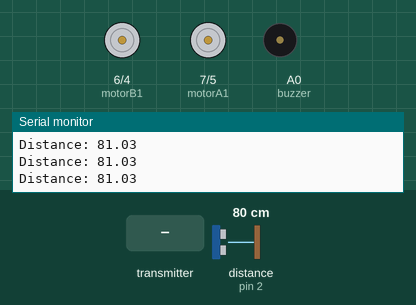
Recording of a sketch running on a simulated Arduino Uno, built with avr-gcc and run on an emulated ATmega328P. Parts: motor-driver pin pairs drawn as motors (green arrow = first pin HIGH = forward, orange = second pin HIGH = backward, longer = more drive), buzzer (waves = sounding, pin HIGH), the last lines printed to the serial monitor. Wiring (inferred from the names in the program): ultrasonic range finder: trigger pin 3; echo pin 2. The inputs (shaded band) are chosen by the test bench; at power-on: distance to the obstacle (sensor on pin 2) 80 cm. The echo pulse lasts 58.3 µs per cm; no radio packets arrive unless stated; pins used as bus, display or sensor lines are not drawn.

Above: at 1.2 s.
1.3 s: distance to the obstacle (sensor on pin 2) set to 21 cm
2.8 s: distance to the obstacle (sensor on pin 2) set to 17 cm
At 2.92 s:
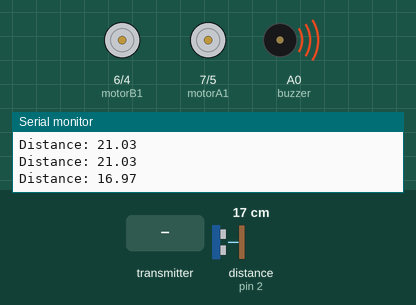
5.8 s: distance to the obstacle (sensor on pin 2) set to 120 cm
At 7.0 s:
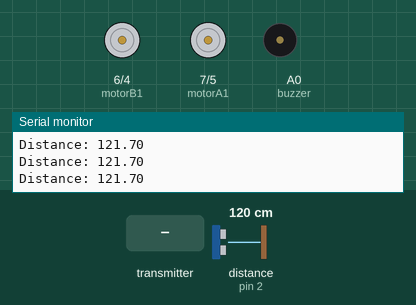
7.3 s: the transmitter starts sending xAxis = 256
At 8.3 s:
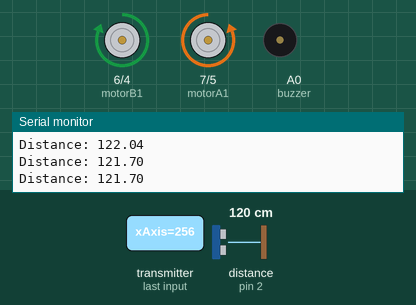
8.8 s: distance to the obstacle (sensor on pin 2) set to 2 cm
At 8.92 s:
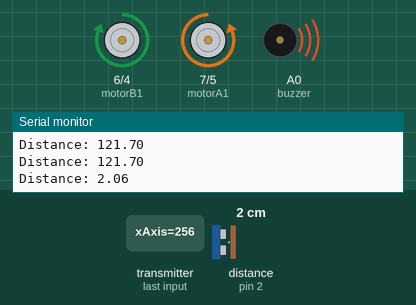
11.8 s: distance to the obstacle (sensor on pin 2) set to 250 cm
At 13.3 s:
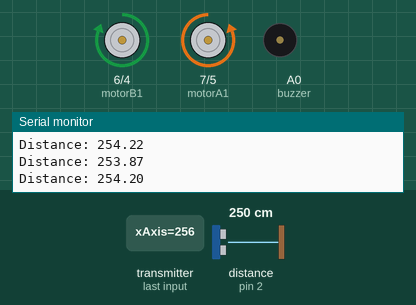
Timing chart, 0 to 14.4 s (numbered marks = the images above; inputs shaded):
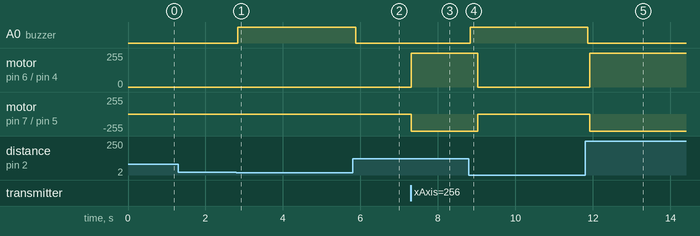

Measured:
- the behaviour switches between 20 and 19 cm on distance to the obstacle (sensor on pin 2) (found by bisection; images 0 and 1)
- after the input at 2.8 s, A0 (buzzer): LOW → HIGH at once
- after the input at 5.8 s, A0 (buzzer): HIGH → LOW after 0.07 s instead of 1.5 s
- after the input at 7.3 s, motor on pin 6 (motorB1) / pin 4 (motorB2): stopped → forward 255/255 at once; motor on pin 7 (motorA1) / pin 5 (motorA2): stopped → backward 255/255 at once
- after the input at 8.8 s, A0 (buzzer): LOW → HIGH at once; motor on pin 6 (motorB1) / pin 4 (motorB2): forward 255/255 → stopped after 0.23 s; motor on pin 7 (motorA1) / pin 5 (motorA2): backward 255/255 → stopped after 0.23 s
- after the input at 11.8 s, A0 (buzzer): HIGH → LOW after 0.07 s; motor on pin 6 (motorB1) / pin 4 (motorB2): stopped → forward 255/255 after 0.12 s; motor on pin 7 (motorA1) / pin 5 (motorA2): stopped → backward 255/255 after 0.12 s

The sketch:

CAR.ino
```cpp
/********************************************************************************************************
    Arduino project code for Obstacle Detection Mobile Robot with control of it via motion of body part
                              --- Receiver Code (Mobile Robot Code) ---
                                        Ali Aydın KÜÇÜKÇÖLLÜ
                                        Oğuzhan ÜNLÜ
                                        Efe KURDOĞLU
 *******************************************************************************************************/


#include <SPI.h>                                    // Adds the SPI library to communication with nRF24L01 modules.
#include <nRF24L01.h>                               // Adds the library of nRF24L01 module.
#include <RF24.h>

RF24 radio(8, 9);                                   // Specifies CE and CSN pins of nRF24L01 modules.

const byte address[6] = "00001";                    // Same special address for TX and RX.

int buzzer = A0;

struct data {                                       // Creates a variable that structures a selected set of data.
  int xAxis;
  int yAxis;

};
data receive_data;

const int trigger = 3;
const int echo = 2;

float distance;
float sensor_time;

int motorA1 = 7;                                    // Left side motor.
int motorB1 = 6;

int motorA2 = 5;                                    // Right side motor.
int motorB2 = 4;


void setup() {

  Serial.begin(9600);                               // Starts serial comminication.

  pinMode(trigger,OUTPUT);
  pinMode(echo,INPUT);

  pinMode(motorA1,OUTPUT);
  pinMode(motorB1,OUTPUT);
  pinMode(motorA2,OUTPUT);
  pinMode(motorB2,OUTPUT);

  radio.begin();                                    // Starts SPI comminication.
  radio.openReadingPipe(0, address);
  radio.setPALevel(RF24_PA_MIN);
  radio.setDataRate(RF24_250KBPS);
  radio.startListening();

  pinMode(buzzer,OUTPUT);
}

void loop() {

  digitalWrite(trigger,HIGH);
  delay(1);
  digitalWrite(trigger,LOW);

  sensor_time = pulseIn(echo,HIGH);                 // Waits for echo signal of HC-SR04 sensor module.
  distance = (sensor_time/2)/28.67;                 // 28.67 ----> Velocity of sound at 30°C.

  Serial.print("Distance: ");
  Serial.println(distance);

  if (distance < 20){
    analogWrite(buzzer,255);
    delay(200);
    analogWrite(buzzer,0);
  }
  else{
    analogWrite(buzzer,0);
  }

  while(radio.available()){                         // Code block to control of mobile robot thanks to motion of hand .

    radio.read(&receive_data, sizeof(data));

    if(receive_data.xAxis > 50 && distance > 20){
      forward();
    }

    else if(receive_data.xAxis < -40){
      backward();
    }

    else if(receive_data.yAxis > 45 && distance > 20) {
      left();
    }

    else if(receive_data.yAxis < -50 && distance > 20) {
      right();
    }

    else {
      keep_calm();
    }
  }
}

void forward(){                                   // Code blocks for motion functions.
  digitalWrite(motorA1,LOW);
  digitalWrite(motorB1,HIGH);
  digitalWrite(motorA2,HIGH);
  digitalWrite(motorB2,LOW);
}

void backward(){
  digitalWrite(motorA1,HIGH);
  digitalWrite(motorB1,LOW);
  digitalWrite(motorA2,LOW);
  digitalWrite(motorB2,HIGH);
}

void right(){
  digitalWrite(motorA1,LOW);
  digitalWrite(motorB1,HIGH);
  digitalWrite(motorA2,LOW);
  digitalWrite(motorB2,LOW);
}

void left(){
  digitalWrite(motorA1,LOW);
  digitalWrite(motorB1,LOW);
  digitalWrite(motorA2,HIGH);
  digitalWrite(motorB2,LOW);
}

void keep_calm(){
  digitalWrite(motorA1,LOW);
  digitalWrite(motorB1,LOW);
  digitalWrite(motorA2,LOW);
  digitalWrite(motorB2,LOW);
}
```
